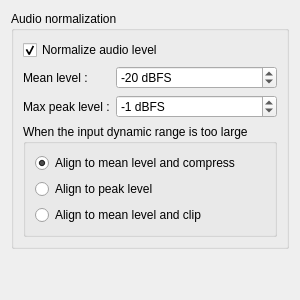
     <widget class="QWidget" name="tabAudio">
      <attribute name="title">
       <string>Audio</string>
      </attribute>
      <layout class="QVBoxLayout" name="verticalLayout_2">
       <item>
        <widget class="QGroupBox" name="groupBoxNormalizeAudio">
         <property name="title">
          <string>Audio normalization</string>
         </property>
         <layout class="QGridLayout" name="gridLayout_6">
          <item row="1" column="0">
           <widget class="QLabel" name="labelAudioMeanLevel">
            <property name="sizePolicy">
             <sizepolicy hsizetype="Minimum" vsizetype="Preferred">
              <horstretch>0</horstretch>
              <verstretch>0</verstretch>
             </sizepolicy>
            </property>
            <property name="text">
             <string>Mean level :</string>
            </property>
           </widget>
          </item>
          <item row="2" column="0">
           <widget class="QLabel" name="labelAudioPeakLevel">
            <property name="sizePolicy">
             <sizepolicy hsizetype="Minimum" vsizetype="Preferred">
              <horstretch>0</horstretch>
              <verstretch>0</verstretch>
             </sizepolicy>
            </property>
            <property name="text">
             <string>Max peak level :</string>
            </property>
           </widget>
          </item>
          <item row="1" column="1">
           <widget class="QSpinBox" name="spinAudioMeanLevel">
            <property name="sizePolicy">
             <sizepolicy hsizetype="MinimumExpanding" vsizetype="Fixed">
              <horstretch>0</horstretch>
              <verstretch>0</verstretch>
             </sizepolicy>
            </property>
            <property name="suffix">
             <string> dBFS</string>
            </property>
            <property name="minimum">
             <number>-1000</number>
            </property>
            <property name="maximum">
             <number>0</number>
            </property>
            <property name="value">
             <number>-20</number>
            </property>
           </widget>
          </item>
          <item row="0" column="0" colspan="2">
           <widget class="QCheckBox" name="checkBoxNormalizeAudio">
            <property name="text">
             <string>Normalize audio level</string>
            </property>
            <property name="checked">
             <bool>true</bool>
            </property>
           </widget>
          </item>
          <item row="3" column="0" colspan="2">
           <widget class="QGroupBox" name="groupBoxNomalizeAudioMode">
            <property name="title">
             <string>When the input dynamic range is too large</string>
            </property>
            <layout class="QVBoxLayout" name="verticalLayout_3">
             <item>
              <widget class="QRadioButton" name="radioAudioCompress">
               <property name="text">
                <string>Align to mean level and compress</string>
               </property>
               <property name="checked">
                <bool>true</bool>
               </property>
              </widget>
             </item>
             <item>
              <widget class="QRadioButton" name="radioAudioAlignPeak">
               <property name="text">
                <string>Align to peak level</string>
               </property>
              </widget>
             </item>
             <item>
              <widget class="QRadioButton" name="radioAudioClip">
               <property name="text">
                <string>Align to mean level and clip</string>
               </property>
              </widget>
             </item>
            </layout>
           </widget>
          </item>
          <item row="2" column="1">
           <widget class="QSpinBox" name="spinAudioPeakLevel">
            <property name="sizePolicy">
             <sizepolicy hsizetype="MinimumExpanding" vsizetype="Fixed">
              <horstretch>0</horstretch>
              <verstretch>0</verstretch>
             </sizepolicy>
            </property>
            <property name="suffix">
             <string> dBFS</string>
            </property>
            <property name="minimum">
             <number>-1000</number>
            </property>
            <property name="maximum">
             <number>0</number>
            </property>
            <property name="value">
             <number>-1</number>
            </property>
           </widget>
          </item>
         </layout>
        </widget>
       </item>
       <item>
        <spacer name="spacerAudio">
         <property name="orientation">
          <enum>Qt::Vertical</enum>
         </property>
         <property name="sizeHint" stdset="0">
          <size>
           <width>20</width>
           <height>40</height>
          </size>
         </property>
        </spacer>
       </item>
      </layout>
     </widget>
